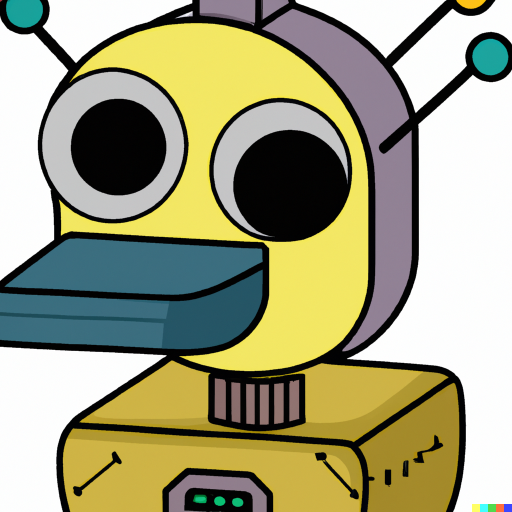
#> input picture duck.png, 1024 x 1024 px (shown at 1/2 size)
$ jupyter execute basicImages.ipynb   (shell and % lines are left out)
#> lines starting #> are read from the running program, lines starting #| are printed output that depends on the picture; after the words box and inside, x2 and y2 are one past the last pixel; in counts of white or black regions, pixels touching at a corner belong together
[cell 1]
import cv2
import numpy as np
import matplotlib.pyplot as plt

[cell 2]
black_img= np.zeros(shape=(512,512,3),dtype=np.int16)
plt.imshow(black_img)

[cell 3]
cv2.rectangle(black_img,pt1=(34,10),pt2=(500,150),color=(0,255,0),thickness=1)
plt.imshow(black_img)

[cell 4]
import cv2
import numpy as np
import matplotlib.pyplot as plt

[cell 5]
black_img= np.zeros(shape=(512,512,3),dtype=np.int16)
plt.imshow(black_img)

[cell 6]
cv2.rectangle(black_img,pt1=(34,10),pt2=(500,150),color=(0,255,0),thickness=1)
plt.imshow(black_img)

[cell 7]
cv2.rectangle(black_img,pt1=(200,200),pt2=(300,300),color=(0,0,255),thickness=5)
#> black_img: shape (512, 512, 3) int16; mean of channels 0, 1, 2 0, 1.2, 2.7
plt.imshow(black_img)

[cell 8]
cv2.circle(black_img,center=(100,100),radius=50,color=(255,0,0),thickness=8)
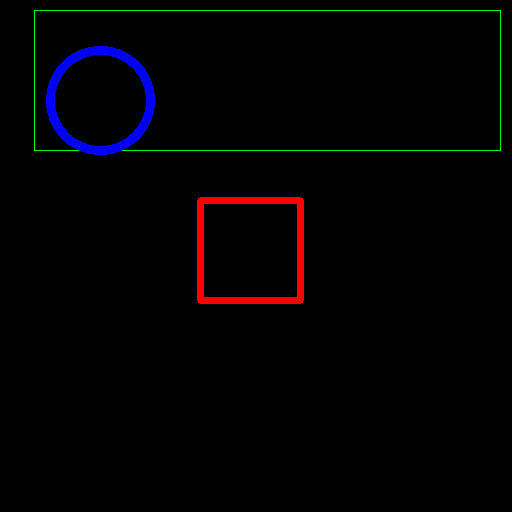
#> black_img: shape (512, 512, 3) int16; mean of channels 0, 1, 2 2.7, 1.1, 2.7; drawn as B, G, R
plt.imshow(black_img)

[cell 9]
cv2.circle(black_img,center=(400,400),radius=50,color=(255,0,0),thickness=-1)

[cell 10]
cv2.circle(black_img,center=(400,400),radius=50,color=(155,30,200),thickness=-1)
plt.imshow(black_img)

[cell 11]
cv2.line(black_img,pt1=(0,0),pt2=(512,512),color=(102,255,255),thickness=5)
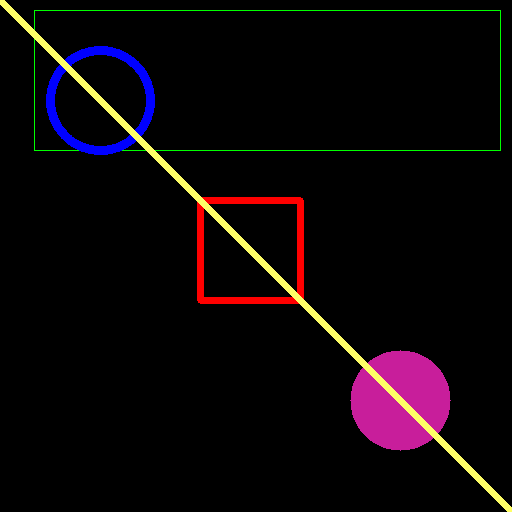
#> black_img: shape (512, 512, 3) int16; mean of channels 0, 1, 2 8.7, 6.4, 12.6; drawn as B, G, R
plt.imshow(black_img)

[cell 12]
font=cv2.FONT_HERSHEY_COMPLEX_SMALL
cv2.putText(black_img,text='Hello',org=(10,500),fontFace=font,fontScale=4,color=(255,255,255),thickness=3,lineType=cv2.LINE_AA)
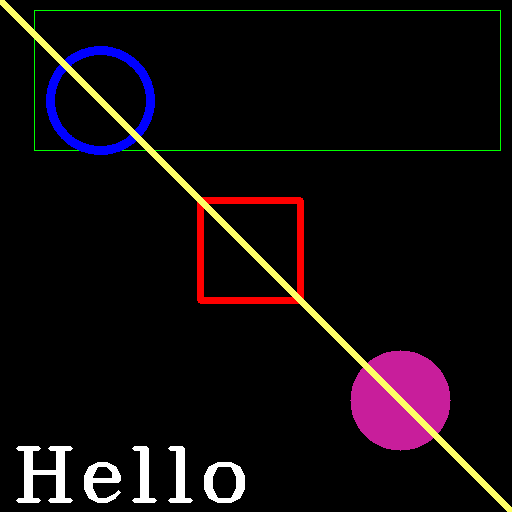
#> black_img: shape (512, 512, 3) int16; 1.6% of pixels changed, all inside (x1, y1, x2, y2) = (16, 446, 245, 503); drawn as B, G, R
plt.imshow(black_img)

[cell 13]
#CUSTOM POLIGONS
white_img= np.zeros(shape=(512,512,3),dtype=np.int16)
plt.imshow(white_img)

[cell 14]
vertices= np.array([[100,300],[200,200],[400,300],[200,400]],dtype=np.int32)
cv2.polylines(white_img,[vertices],isClosed=True,color=(255,0,244),thickness=5)
plt.imshow(white_img)
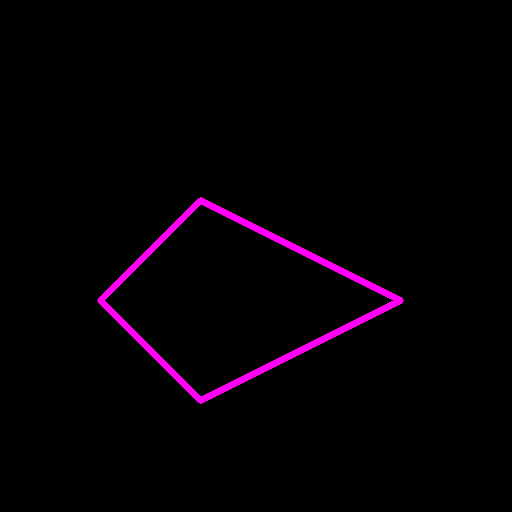
#> shown: shape (512, 512, 3); mean R, G, B 4.7, 0, 4.5

[cell 15]
cv2.rectangle(white_img,pt1=(200,200),pt2=(300,300),color=(0,0,255),thickness=5)

[cell 16]
#carica un immagine in cv2
img=cv2.imread('./duck.png')
#> img is the input picture: shape (1024, 1024, 3); mean B, G, R 127.5, 160.1, 161.3
img_correct=cv2.cvtColor(img,cv2.COLOR_BGR2RGB)
vertices= np.array([[100,300],[200,300],[800,300],[800,800]],dtype=np.int32)
cv2.polylines(img_correct,[vertices],isClosed=True,color=(55,0,244),thickness=10)
font=cv2.FONT_HERSHEY_COMPLEX_SMALL
cv2.putText(img_correct,text='hello baby',org=(100,500),fontFace=font,fontScale=4,color=(255,0,0),thickness=3,lineType=cv2.LINE_AA)
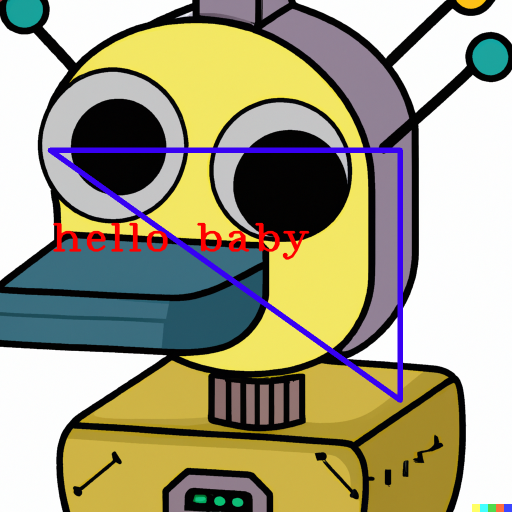
#> img_correct: shape (1024, 1024, 3) (shown at 1/2 size); mean R, G, B 161.2, 156.7, 130.2
plt.imshow(img_correct)

[cell 17]
#frey scale imag
img_gray=cv2.imread('./duck.png',cv2.IMREAD_GRAYSCALE)
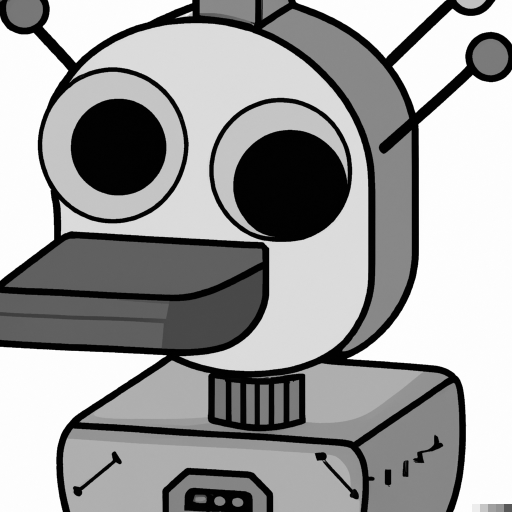
#> img_gray: shape (1024, 1024) (shown at 1/2 size); min 0, max 255, mean 156.3
plt.imshow(img_gray,cmap='gray')
#trasforma in bianco e nero
plt.imshow(img_gray,cmap='gray_r')
#trasforma in un numpy array
img_gray.shape
#voglio vedere il numpy array
img_gray

[cell 18]
#crea un quadrato  in un immagine nera con cv2
black_img= np.zeros(shape=(500,500,3),dtype=np.int16)
plt.imshow(black_img)

[cell 19]
#disegna sulla black image un quadrato al centro
cv2.rectangle(black_img,pt1=(200,200),pt2=(300,300),color=(255,255,255),thickness=-1)
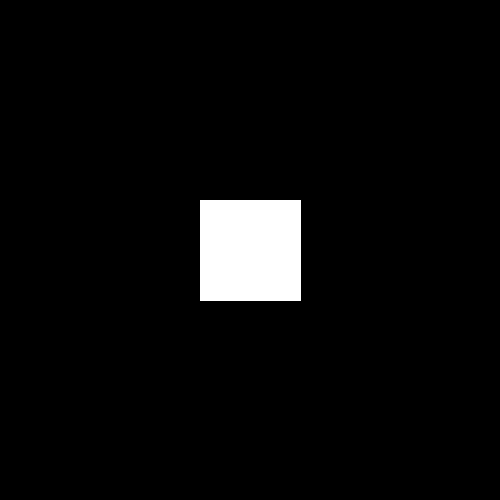
#> black_img: shape (500, 500, 3) int16; 4.1% white; 1 white region, box (x1, y1, x2, y2) and area: (200, 200, 301, 301) 10201
plt.imshow(black_img)

[cell 20]
from PIL import Image
import numpy as np

img = black_img
contenuto=[]
px = np.array(img)

for i in range(500):
   for j in range(500):
      if(px[i,j,0] == 255 & px[i,j,1] == 255 & px[i,j,2] == 255):
          contenuto.append({"x": i,"y": j},)
if contenuto:
   file_uno=open("esempio_uno.txt", "a")
   file_uno.write(str(contenuto))
   file_uno.close()

[cell 21]
plt.imshow(img)

[cell 22]
green_img= np.zeros(shape=(500,500,3),dtype=np.int16)
green_img[:]=[234,255,0]
plt.imshow(green_img)
#disegna sull green_img un disegno complesso
cv2.rectangle(green_img,pt1=(200,200),pt2=(300,300),color=(255,255,255),thickness=-1)
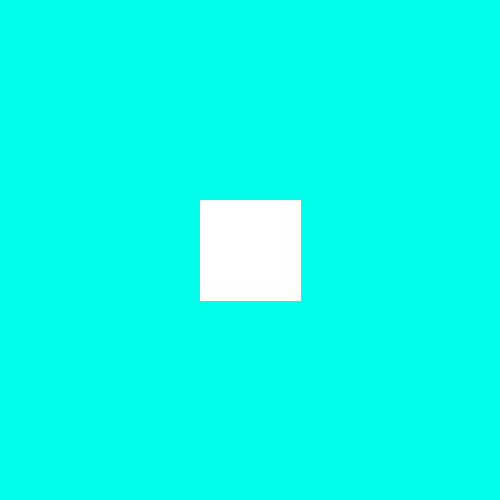
#> green_img: shape (500, 500, 3) int16; mean of channels 0, 1, 2 234.9, 255, 10.4; drawn as B, G, R
cv2.circle(green_img,center=(100,100),radius=50,color=(255,0,0),thickness=8)
cv2.circle(green_img,center=(400,400),radius=50,color=(255,0,0),thickness=-1)
cv2.line(green_img,pt1=(0,0),pt2=(512,512),color=(102,255,255),thickness=5)
font=cv2.FONT_HERSHEY_COMPLEX_SMALL
cv2.putText(green_img,text='Hello',org=(10,500),fontFace=font,fontScale=4,color=(255,255,255),thickness=3,lineType=cv2.LINE_AA)
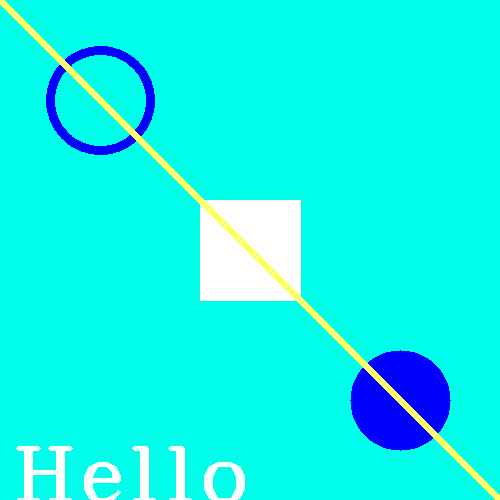
#> green_img: shape (500, 500, 3) int16; mean of channels 0, 1, 2 233.6, 244.9, 18; drawn as B, G, R
plt.imshow(green_img)
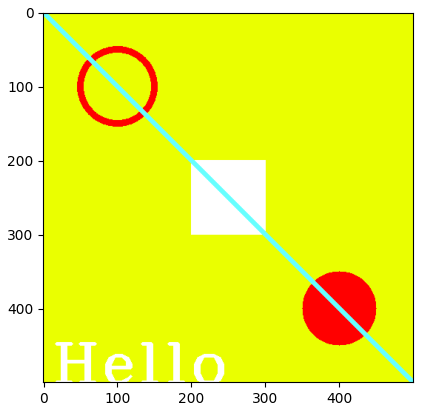
#> figure drawn by matplotlib, 1 panel

$ run again, with tututu.PNG copied over duck.png
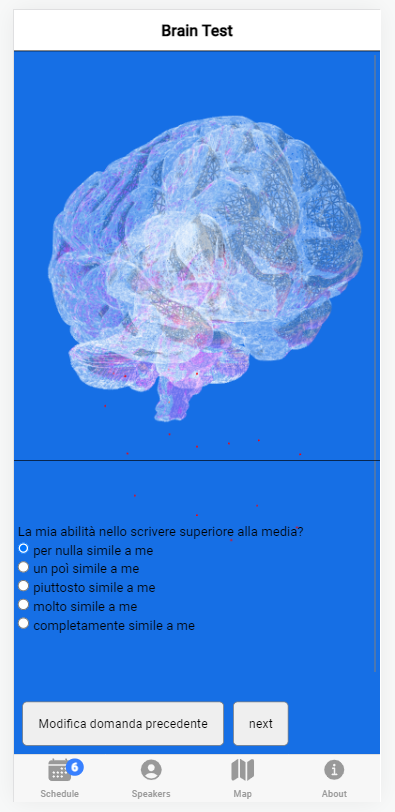
#> input picture tututu.PNG, 395 x 812 px
#> img is the input picture: shape (812, 395, 3); mean B, G, R 230.1, 152.8, 97.8
#> `cv2.putText(img_correct,text='hello baby',org=(100,500),fontFace=font,..`:
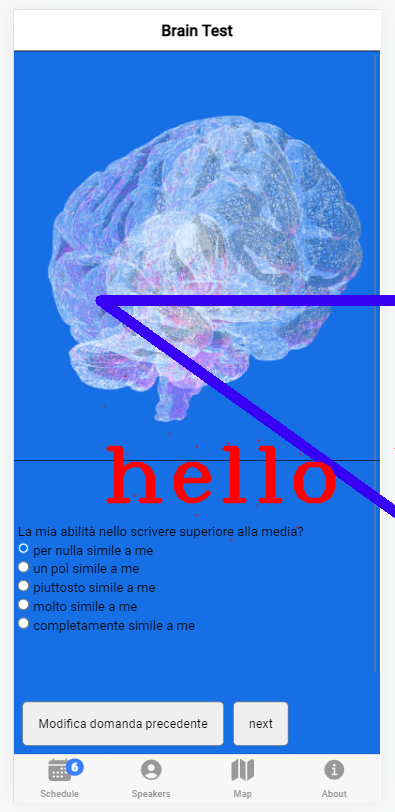
#> img_correct: shape (812, 395, 3); mean R, G, B 99.4, 147.8, 227.4
#> `img_gray=cv2.imread('./duck.png',cv2.IMREAD_GRAYSCALE)`:
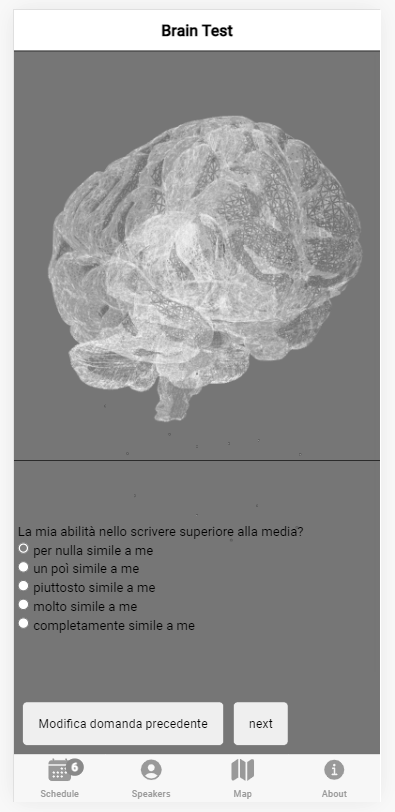
#> img_gray: shape (812, 395); min 0, max 255, mean 156.8
